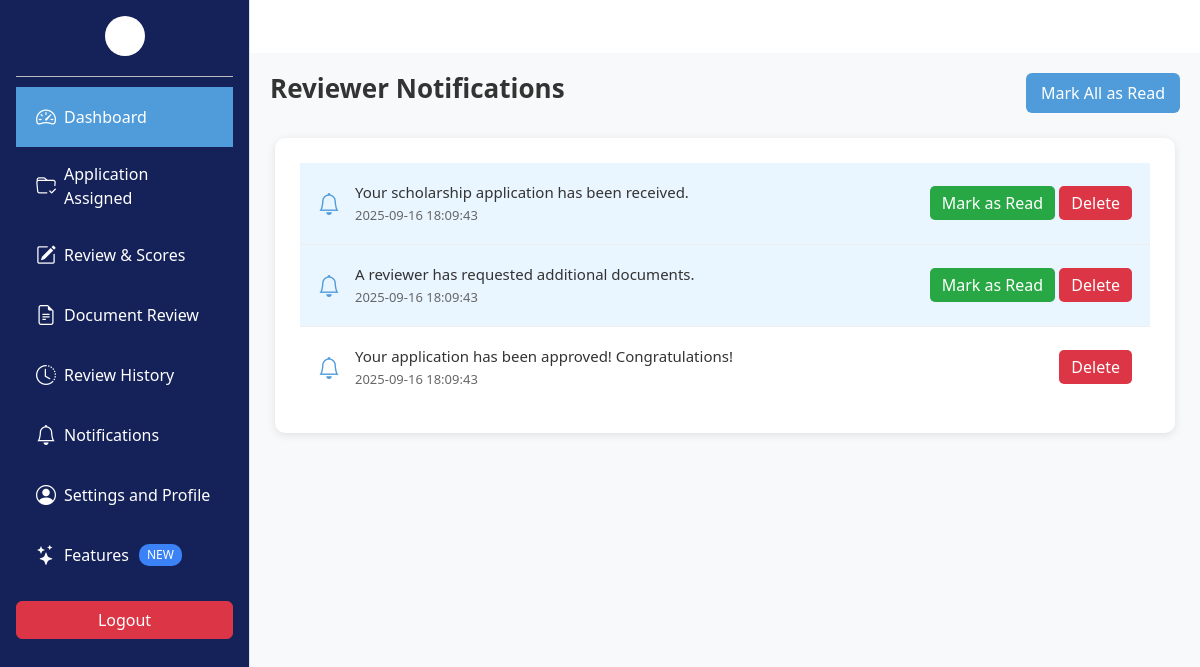
Page /reviewer/notification.php on the committed database.
### tables this page shows
CREATE TABLE Notifications (
    notification_id INT PRIMARY KEY AUTO_INCREMENT,
    user_id INT NOT NULL,
    message TEXT NOT NULL,
    date_created TIMESTAMP DEFAULT CURRENT_TIMESTAMP,
    status ENUM('Unread', 'Read') DEFAULT 'Unread',
    FOREIGN KEY (user_id) REFERENCES Users(user_id) ON DELETE CASCADE
);

### reviewer/notification.php (the view, shortened to what this page needs)
<?php
include "../Database/db.php";
$user_id = 4;
$stmt = $conn->prepare("SELECT * FROM Notifications WHERE user_id = ? ORDER BY date_created DESC");
$stmt->bind_param("i", $user_id);
$stmt->execute();
$result = $stmt->get_result();
$notifications = $result->fetch_all(MYSQLI_ASSOC);
?>
<!DOCTYPE html>
<html lang="en">
<head>
  <link href="https://cdn.jsdelivr.net/npm/bootstrap@5.3.3/dist/css/bootstrap.min.css" rel="stylesheet"/>
  <link href="https://cdn.jsdelivr.net/npm/bootstrap-icons@1.10.5/font/bootstrap-icons.css" rel="stylesheet"/>
</head>
<body>
  <?php include 'sidebar.php'; ?>
  <div class="main-content">
    <div class="page-header">
      <h1>Reviewer Notifications</h1>
      <form method="POST" class="d-inline">
        <button type="submit" name="mark_all" class="btn btn-mark-all">Mark All as Read</button>
      </form>
    </div>
    <div class="notifications-section">
      <?php if (empty($notifications)): ?>
        <p class="text-muted">No notifications available.</p>
      <?php else: ?>
        <?php foreach ($notifications as $notif): ?>
          <div class="notification-item <?= $notif['status'] === 'Unread' ? 'unread' : '' ?>">
            <div class="notification-content">
              <i class="bi bi-bell"></i>
              <div class="notification-text">
                <p><?= htmlspecialchars($notif['message']) ?></p>
                <div class="date"><?= htmlspecialchars($notif['date_created']) ?></div>
              </div>
            </div>
            <div class="notification-actions">
              <form method="POST" class="d-inline">
                <?php if ($notif['status'] === 'Unread'): ?>
                  <button type="submit" name="mark_read" value="<?= $notif['notification_id'] ?>" class="btn btn-read">Mark as Read</button>
                <?php endif; ?>
                <button type="submit" name="delete" value="<?= $notif['notification_id'] ?>" class="btn btn-delete">Delete</button>
              </form>
            </div>
          </div>
        <?php endforeach; ?>
      <?php endif; ?>
    </div>
  </div>
</body>
</html>

### reviewer/notification.php (style rules this page uses)
.main-content { background:#f8f9fa; min-height:100vh; padding:20px; }
.page-header { display:flex; justify-content:space-between; align-items:center; margin-bottom:25px; }
.page-header h1 { font-size:26px; font-weight:600; color:#333; }
.btn-mark-all { background:#509CDB; color:#fff; border:none; padding:8px 15px; border-radius:6px; }
.notifications-section { background:#fff; border-radius:10px; padding:25px; box-shadow:0 2px 8px rgba(0,0,0,.1); max-width:900px; margin:0 auto; }
.notification-item { display:flex; justify-content:space-between; align-items:center; padding:18px; border-bottom:1px solid #eee; transition:background-color .2s; }
.notification-item:last-child { border-bottom:none; }
.notification-item.unread { background:#e9f5ff; font-weight:500; }
.notification-content { display:flex; align-items:center; flex:1; gap:15px; }
.notification-content i { font-size:22px; color:#509CDB; }
.notification-text { flex:1; }
.notification-text p { margin:0; font-size:15px; color:#333; }
.notification-text .date { font-size:13px; color:#666; margin-top:3px; }
.notification-actions { display:flex; gap:10px; }
.btn-read { background:#28a745; color:#fff; border:none; padding:5px 12px; border-radius:5px; }
.btn-delete { background:#dc3545; color:#fff; border:none; padding:5px 12px; border-radius:5px; }

### reviewer/sidebar.php (style rules this page uses)
.main-content { margin-left: 250px; padding: 20px; }

### rows in the picture
notifications: message "Your scholarship application has been received.", date_created "2025-09-16 18:09:43", $notif['notification_id'] 1 (drawn)
notifications: message "A reviewer has requested additional documents.", date_created "2025-09-16 18:09:43", $notif['notification_id'] 2 (drawn)
notifications: message "Your application has been approved! Congratulations!", date_created "2025-09-16 18:09:43", $notif['notification_id'] 3 (drawn)
